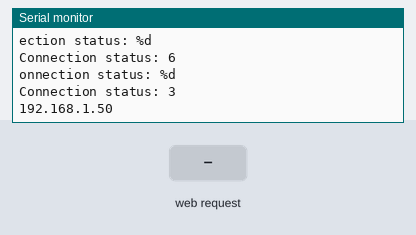
Simulated run of this sketch. Board: ESP8266 (NodeMCU). Parts: the last lines printed to the serial monitor. The inputs (shaded band) are chosen by the test bench. WiFi joins after 1.5 s; servers stay silent unless stated.

Above: at 4.2 s.
4.3 s: HTTP request GET /conectar received
At 4.6 s:
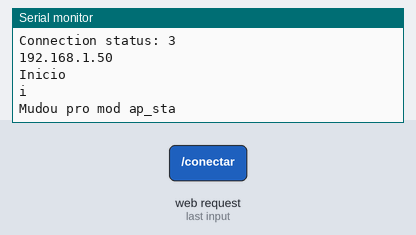
At 8.2 s:
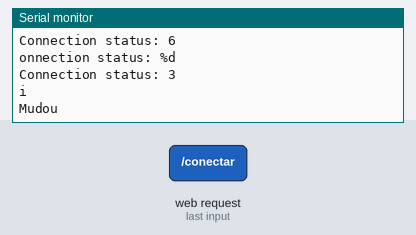
Timing chart, 0 to 9.7 s (numbered marks = the images above; inputs shaded):
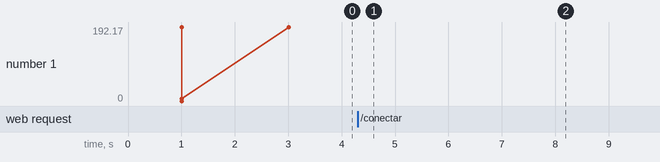

Measured:
- after the input at 4.3 s, the serial monitor: prints a new line at once (image 1)

The sketch:

smart_shots.ino
```cpp
#include <DNSServer.h>

#include <ESP8266WiFi.h>
#include <ESP8266WebServer.h>


// Nome do seu wifi
const char* ssid = "fel";
const char* conectado = "";

// Senha do seu wifi
const char* password = "vasconcelos";

// Porta de comunicacao (normalmente se utiliza a 80 ou 8080)
ESP8266WebServer server(80);
DNSServer dnsServer;
const byte DNS_PORT = 53;
void setup() {
//  dnsServer.reset(new DNSServer());
  // Para o node mcu esp8266 a velocidade do monitor serial e 115200
  Serial.begin(115200);
  delay(10);

  pinMode(5, INPUT);
  digitalWrite(5, 0);
  pinMode(4, INPUT);
  digitalWrite(4, 0);


  // Inicializa o servidor (nesse caso o proprio esp8266)
  server.begin();
  Serial.println("Servidor inicializado");

  //WiFi.persistent(false);
  // disconnect sta, start ap
  //WiFi.disconnect(); //  this alone is not enough to stop the autoconnecter
  //WiFi.mode(WIFI_AP);
  //WiFi.mode(WIFI_AP_STA);
  //WiFi.mode(WIFI_STA);
  WiFi.persistent(true);

  WiFi.softAP("Teste");
  bool ok = WiFi.mode(WIFI_AP_STA);
  if (ok) {
    Serial.println("WIFI Modo AP_STA");
  }
  else {
    Serial.println("N Mudou o modo WIFI");
  }
  delay(1000);

  dnsServer.start(DNS_PORT, "*", WiFi.softAPIP());
  Serial.println("Dados:");
  Serial.println(WiFi.SSID());
  Serial.println(WiFi.softAPIP());
  Serial.println(WiFi.localIP());
  Serial.println(WiFi.waitForConnectResult());

  WiFi.begin(ssid, password);
  int x = 0;
  while (WiFi.status() != WL_CONNECTED && x < 80) {
    delay(1000);
    Serial.print("."+WiFi.status());
    Serial.printf("Connection status: %d\n", WiFi.status());
    x++;
  }

  server.on("/configurar", configurar);
  server.on("/conectar", conectar);
  Serial.println(WiFi.localIP());
}

void conectar() {
  Serial.println("Inicio");
  Serial.println("WiFi "+WiFi.status());
  WiFi.persistent(false);
  WiFi.disconnect();
  bool ok = WiFi.mode(WIFI_AP_STA);
  if (ok) {
    Serial.println("Mudou pro mod ap_sta");
  }
  else {
    Serial.println("N Mudou pro mod ap_sta");
  }
  WiFi.persistent(true);
  delay(1000);
  WiFi.begin(ssid, password);
  int x = 0;
  while (WiFi.status() != WL_CONNECTED && x < 80) {
    delay(1000);
    Serial.print("."+WiFi.status());
    Serial.printf("Connection status: %d\n", WiFi.status());
    x++;
  }

Serial.println("WiFi "+WiFi.status());
  WiFi.persistent(false);
  WiFi.disconnect();
  ok = WiFi.mode(WIFI_STA);
  if (ok) {
    Serial.println("Mudou");
  }
  else {
    Serial.println("N Mudou");
  }
  WiFi.persistent(true);
  delay(1000);
  WiFi.begin(ssid, password);
  x = 0;
  while (WiFi.status() != WL_CONNECTED && x < 80) {
    delay(1000);
    Serial.print("."+WiFi.status());
    Serial.printf("Connection status: %d\n", WiFi.status());
    x++;
  }


  Serial.println("WiFi connectado");
  String message = "Conectado: "+WiFi.localIP();
  server.send(200, "text/html", message);
}

void configurar() {
  String message = "Página de Configuração <input type='text'/><hr/>";
  for (int i = 0; i < server.args(); i++) {
    message += server.argName(i)+":";
    message += server.arg(i)+"<hr/>";
  }
  int n = WiFi.scanNetworks();
  for (int i = 0; i < n; i++) {
    message += String(i) + " - " + String(WiFi.SSID(i)) + " (" + String(qualidade(WiFi.RSSI(i))) + "%) <hr/>";
  }
  server.send(200, "text/html", message);
}

int qualidade(int RSSI) {
  int quality = 0;
  if (RSSI <= -100) {
    quality = 0;
  } else if (RSSI >= -50) {
    quality = 100;
  } else {
    quality = 2 * (RSSI + 100);
  }
  return quality;
}

void loop() {
  server.handleClient();
  /*
  if (ssid != "" && conectado == "") {
      // Inicializando a conexao
      WiFi.begin(ssid, password);

      // Enquanto nao conseguir conectar imprime um ponto na tela (dá a ideia de que esta carregando)
      while (WiFi.status() != WL_CONNECTED) {
        delay(500);
        Serial.print(".");
      }
  }


  // Guarda o status do servidor
  WiFiClient client = server.available();
  if ( ! client) {
    return;
  }

  // Quando estiver alguem acessando
  Serial.println("novo cliente");

  // Enquanto nao tiver cliente
  while ( ! client.available()) {
    delay(1);
  }

  // Lê caracteres do buffer serial
  String req = client.readStringUntil('\r');
  Serial.println(req);
  client.flush();

  // Verifica se existe a substring led5_on
  if (req.indexOf("led5_on") != -1) {
    digitalWrite(5, 1);
    Serial.println(req.indexOf("led5_on"));

  } else if (req.indexOf("led5_off") != -1) {
    digitalWrite(5, 0);
    Serial.println(req.indexOf("led5_off"));
  }

  if (req.indexOf("led4_on") != -1) {
    digitalWrite(4, 1);
    Serial.println(req.indexOf("led4_on"));

  } else if (req.indexOf("led4_off") != -1) {
    digitalWrite(4, 0);
    Serial.println(req.indexOf("led4_off"));
  }

  client.flush();
  String buf = "";
  buf += "<html><head>";
  buf += "<meta name=\"viewport\" content=\"width=device-width, initial-scale=1, user-scalable=no\"/>";
  buf += "<title>ESP8266 Web Server</title>";
  buf += "</head>";
  buf += "<form method='GET'><input name='rede' type='text'/><hr/><input name='senha' type='text'/></form>";
  buf += "</html>";
  client.print(buf);
  client.flush();

   Serial.println("Cliente desconectado"); */
}
/*

int connectWifi(String ssid, String pass) {
  server.println("conectando ao wifi");

  //WiFi.config(_sta_static_ip, _sta_static_gw, _sta_static_sn);

  if (WiFi.status() == WL_CONNECTED) {
    server.println("Já está conectado.");
    return WL_CONNECTED;
  }

  //check if we have ssid and pass and force those, if not, try with last saved values
  if (ssid != "") {
    WiFi.begin(ssid.c_str(), pass.c_str());
  } else {
    if (WiFi.SSID()) {
      DEBUG_WM(F("Using last saved values, should be faster"));
      //trying to fix connection in progress hanging
      ETS_UART_INTR_DISABLE();
      wifi_station_disconnect();
      ETS_UART_INTR_ENABLE();

      WiFi.begin();
    } else {
      DEBUG_WM(F("No saved credentials"));
    }
  }

  int connRes = WiFi.waitForConnectResult();
  DEBUG_WM ("Connection result: ");
  DEBUG_WM ( connRes );
  //not connected, WPS enabled, no pass - first attempt


  if (connRes != WL_CONNECTED) {
    WiFi.beginWPSConfig();
    connRes = WiFi.waitForConnectResult();
  }
  #endif
  return connRes;
} */
```
